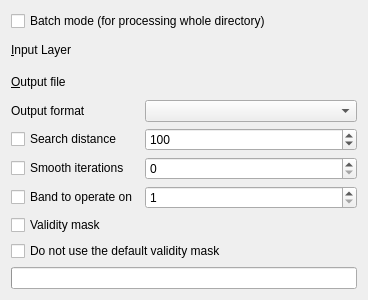
<?xml version="1.0" encoding="UTF-8"?>
<ui version="4.0">
 <class>GdalToolsWidget</class>
 <widget class="QWidget" name="GdalToolsWidget">
  <property name="geometry">
   <rect>
    <x>0</x>
    <y>0</y>
    <width>368</width>
    <height>300</height>
   </rect>
  </property>
  <property name="sizePolicy">
   <sizepolicy hsizetype="Expanding" vsizetype="Preferred">
    <horstretch>0</horstretch>
    <verstretch>0</verstretch>
   </sizepolicy>
  </property>
  <property name="windowTitle">
   <string>Fill Nodata</string>
  </property>
  <layout class="QGridLayout" name="gridLayout">
   <item row="0" column="0" colspan="2">
    <widget class="QCheckBox" name="batchCheck">
     <property name="text">
      <string>Batch mode (for processing whole directory)</string>
     </property>
    </widget>
   </item>
   <item row="1" column="0">
    <widget class="QLabel" name="label">
     <property name="text">
      <string>&amp;Input Layer</string>
     </property>
     <property name="buddy">
      <cstring>inSelector</cstring>
     </property>
    </widget>
   </item>
   <item row="1" column="1">
    <widget class="GdalToolsInOutSelector" name="inSelector" native="true"/>
   </item>
   <item row="2" column="0">
    <widget class="QLabel" name="label_1">
     <property name="text">
      <string>&amp;Output file</string>
     </property>
     <property name="buddy">
      <cstring>outSelector</cstring>
     </property>
    </widget>
   </item>
   <item row="2" column="1">
    <widget class="GdalToolsInOutSelector" name="outSelector" native="true"/>
   </item>
   <item row="3" column="0">
    <widget class="QLabel" name="formatLabel">
     <property name="frameShape">
      <enum>QFrame::NoFrame</enum>
     </property>
     <property name="text">
      <string>Output format</string>
     </property>
    </widget>
   </item>
   <item row="3" column="1">
    <widget class="QComboBox" name="formatCombo">
     <property name="sizePolicy">
      <sizepolicy hsizetype="Expanding" vsizetype="Fixed">
       <horstretch>0</horstretch>
       <verstretch>0</verstretch>
      </sizepolicy>
     </property>
    </widget>
   </item>
   <item row="4" column="0">
    <widget class="QCheckBox" name="distanceCheck">
     <property name="text">
      <string>Search distance</string>
     </property>
    </widget>
   </item>
   <item row="4" column="1">
    <widget class="QSpinBox" name="distanceSpin">
     <property name="minimum">
      <number>1</number>
     </property>
     <property name="maximum">
      <number>1000000</number>
     </property>
     <property name="value">
      <number>100</number>
     </property>
    </widget>
   </item>
   <item row="5" column="0">
    <widget class="QCheckBox" name="smoothCheck">
     <property name="text">
      <string>Smooth iterations</string>
     </property>
    </widget>
   </item>
   <item row="5" column="1">
    <widget class="QSpinBox" name="smoothSpin">
     <property name="minimum">
      <number>0</number>
     </property>
     <property name="value">
      <number>0</number>
     </property>
    </widget>
   </item>
   <item row="6" column="0">
    <widget class="QCheckBox" name="bandCheck">
     <property name="text">
      <string>Band to operate on</string>
     </property>
    </widget>
   </item>
   <item row="6" column="1">
    <widget class="QSpinBox" name="bandSpin">
     <property name="minimum">
      <number>1</number>
     </property>
    </widget>
   </item>
   <item row="7" column="0">
    <widget class="QCheckBox" name="maskCheck">
     <property name="text">
      <string>Validity mask</string>
     </property>
    </widget>
   </item>
   <item row="7" column="1">
    <widget class="GdalToolsInOutSelector" name="maskSelector" native="true"/>
   </item>
   <item row="8" column="0" colspan="2">
    <widget class="QCheckBox" name="nomaskCheck">
     <property name="text">
      <string>Do not use the default validity mask</string>
     </property>
    </widget>
   </item>
   <item row="9" column="0" colspan="2">
    <widget class="QProgressBar" name="progressBar"/>
   </item>
  </layout>
 </widget>
 <customwidgets>
  <customwidget>
   <class>GdalToolsInOutSelector</class>
   <extends>QWidget</extends>
   <header>.inOutSelector</header>
   <container>1</container>
  </customwidget>
 </customwidgets>
 <resources/>
 <connections/>
</ui>
